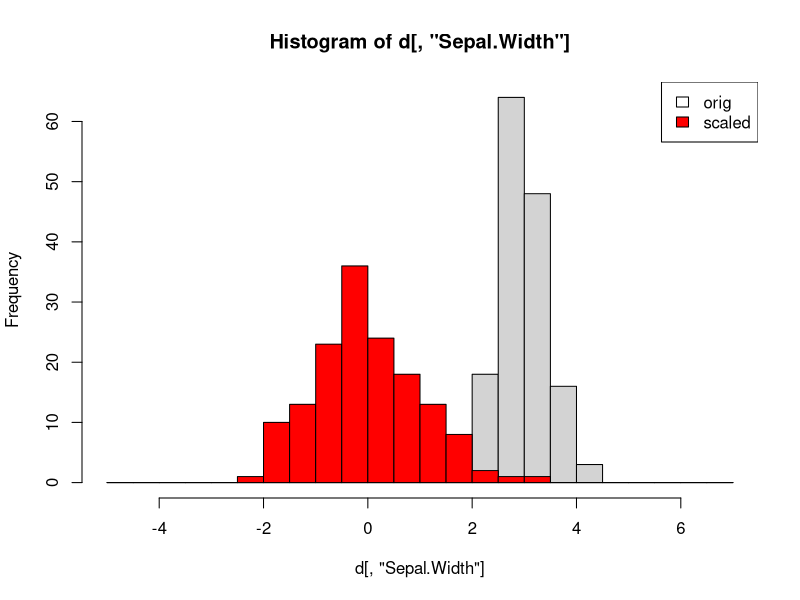
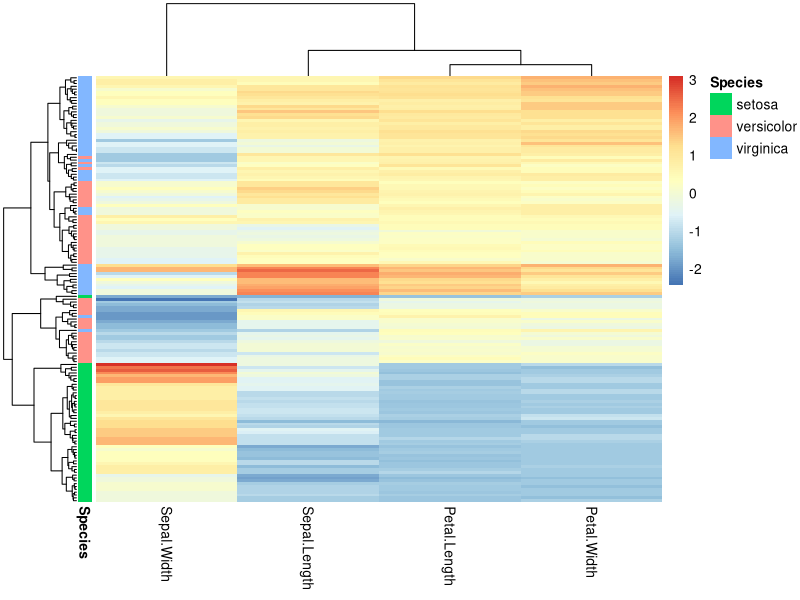
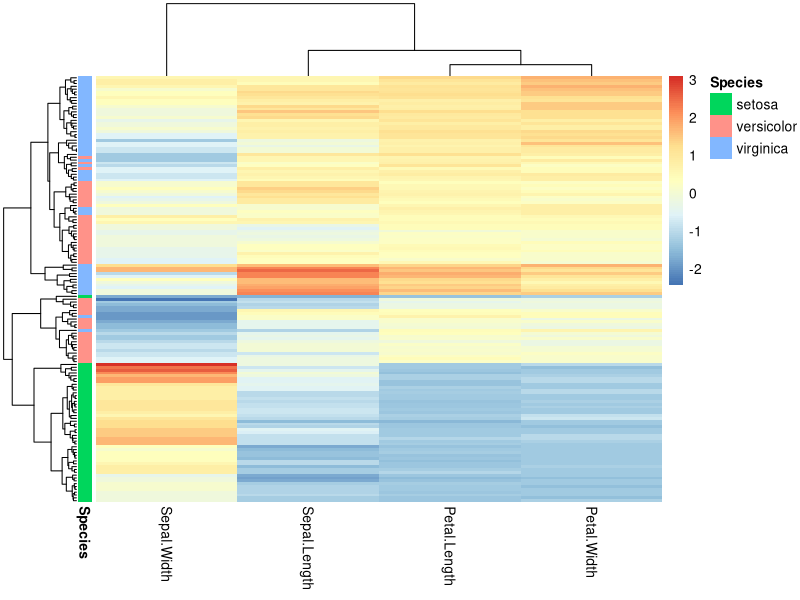
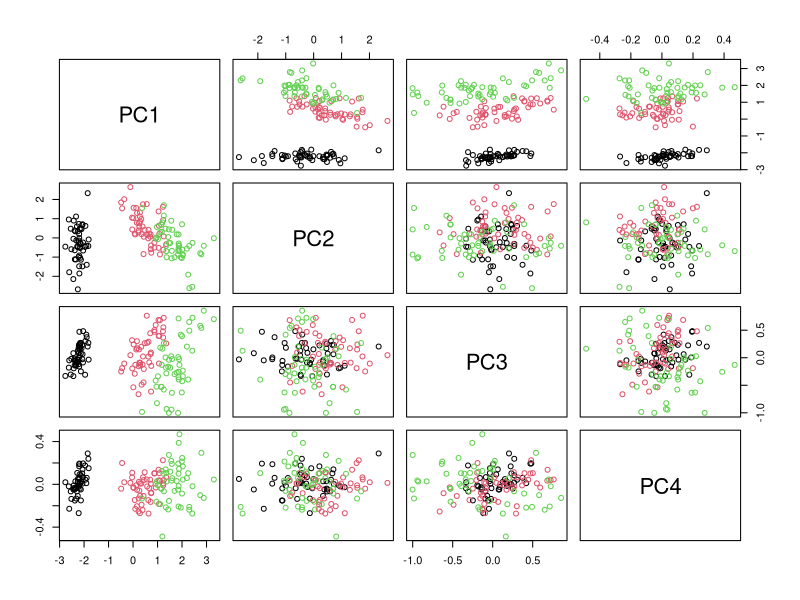
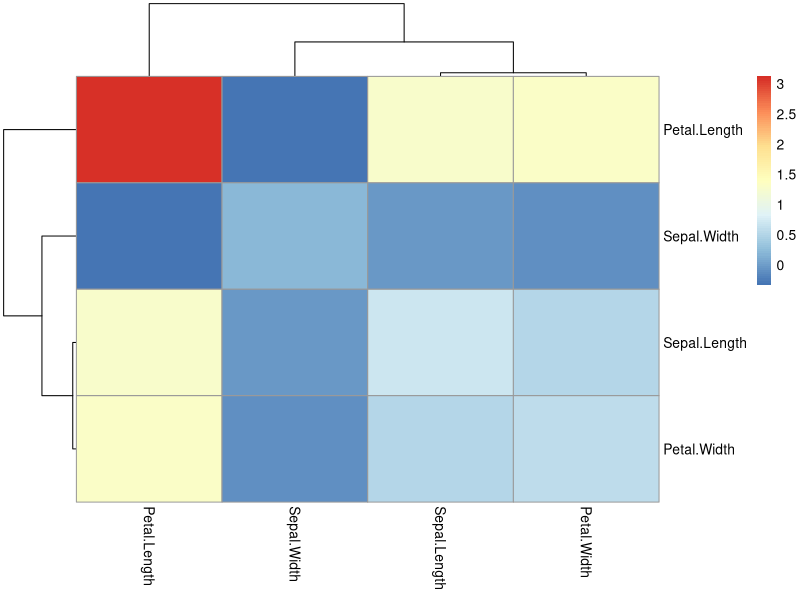
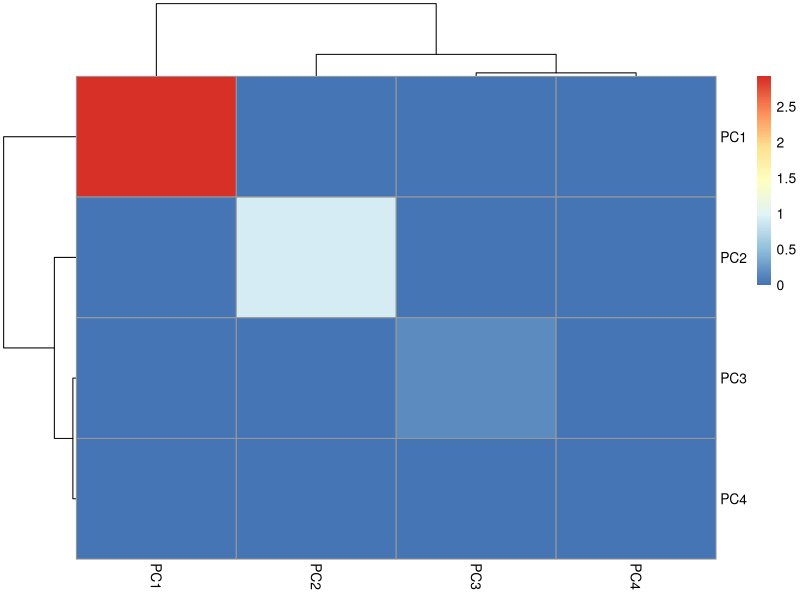
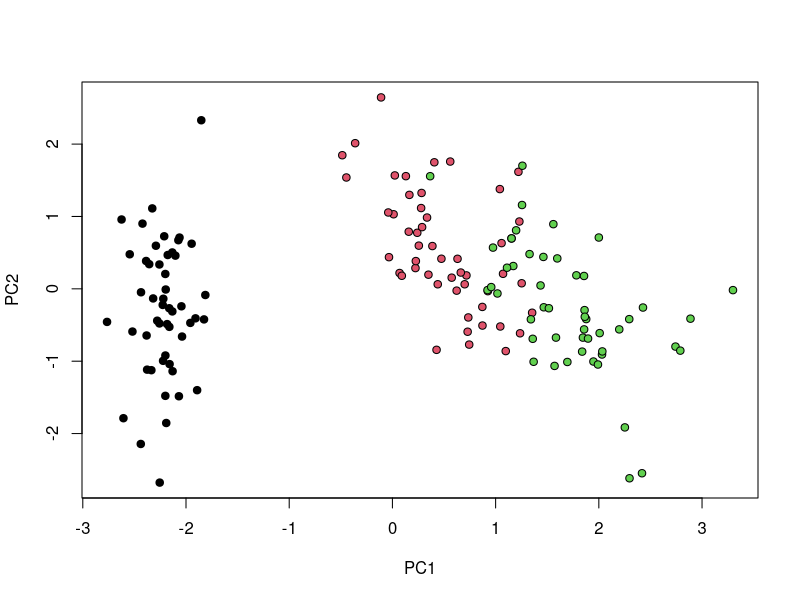

Write R code to recreate these figures, in order.
## ---- chunk 1

## ---- chunk 2
d=iris[,-5]   # numerical iris data (without speciee) 
ds=scale(d)   # scaled iris data (column-wise)

br=seq(-5,7,by=0.5)                                           # set common break points for the histograms below
hist(d[,"Sepal.Width"], breaks = br)                          # illustrate scaling for specific column
hist(ds[,"Sepal.Width"], breaks = br, add=TRUE, col="red")    # add histogram to current plot
legend("topright", c("orig","scaled"), fill=c("white", "red"))
## ---- chunk 3
#install.packages("pheatmap")  # That's how we install new packages - more later
library(pheatmap)              # make packaged functions available
paste('loaded pheatmap version:', packageVersion('pheatmap'))

ds  = scale(iris[,-5])                # scaled data for heatmap
ann = data.frame(Species = iris[,5])  # meta data for annotations

# explicitly set rownames to retain association between data and metadata
rownames(ds)=rownames(iris)
rownames(ann)=rownames(iris)

pheatmap(ds, 
         annotation_row = ann,
         show_rownames = FALSE,
         )
## ---- chunk 4
pdf("output/heatmap.pdf")                                        # similar for jpeg, png, ...
pheatmap(ds, annotation_row = ann, show_rownames = FALSE)
dev.off()                                                 # close device = pdf file
## ---- chunk 5
M=as.matrix(iris[,-5])     # numerical data, some operations below require matrices not data frames (%*%)
s=iris[,5]                 # species attributes (factor)
## ---- chunk 6
pca = prcomp(M, scale=TRUE)
## ---- chunk 7
S=pca$x          # score matrix = rotated and scaled data matrix

pairs(S, col=s)

pheatmap(cov(M)) # original covariance matrix

# covariance matrix of scores is diagonal (by design)
# --> principal components are uncorrelated
pheatmap(cov(S)) 
## ---- chunk 8
plot(S[,1:2],pch=21, bg=s)  # score-plot
